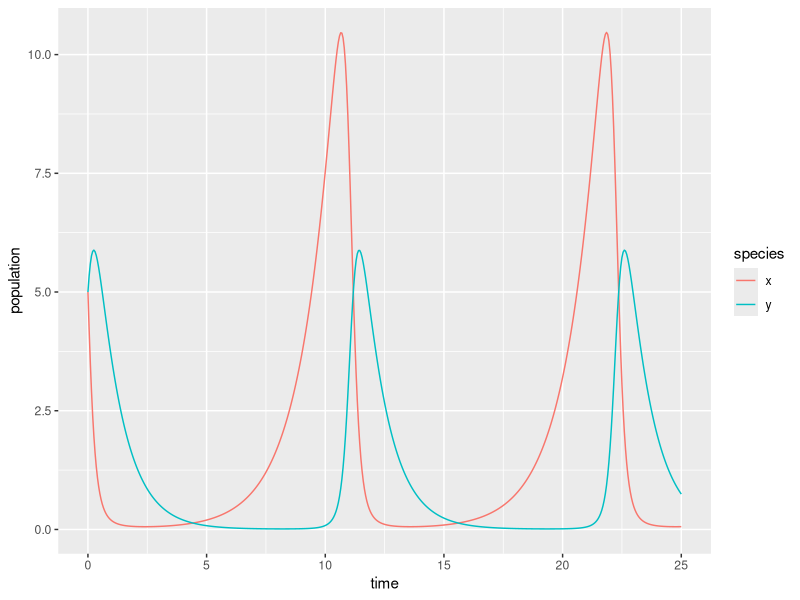

Generate this figure with R:
## ---- chunk 1
knitr::opts_chunk$set(echo = TRUE)
library(tidyverse)
library(deSolve)
library(kableExtra)
## ---- chunk 2
# Create a sequence of times (days): 
time <- seq(0, 25, by = 0.05)

# Set some parameter values (these can change - keep it in mind):
parameters <- c(alpha = .75, beta = 0.8, delta = 0.5, gamma = 1)

# Set the initial condition (prey and predator populations at t = 0).
# Recall: x = prey, y = predator
init_cond <- c(x = 5, y = 5)

# Prepare the series of differential equations as a function: 
lk_equations <- function(time, init_cond, parameters) {
  with(as.list(c(init_cond, parameters)), {
    dxdt = alpha * x - beta * x * y
    dydt = delta * x * y - gamma * y
    return(list(c(dxdt, dydt)))
  })
}

# Find the approximate the solution using `deSolve::ode()`:
approx_lk <- ode(y = init_cond, times = time, func = lk_equations, parms = parameters)

# Check the class: 
class(approx_lk)

# We really want this to be a data frame, and we want both prey (x) and predator (y) to be in the same column -- we'll learn why in EDS 221 (tidy data)
approx_lk_df <- data.frame(approx_lk) %>% 
  pivot_longer(cols = c(x,y), names_to = "species", values_to = "population")

# Plot it! 
ggplot(data = approx_lk_df, aes(x = time, y = population)) +
  geom_line(aes(color = species))
